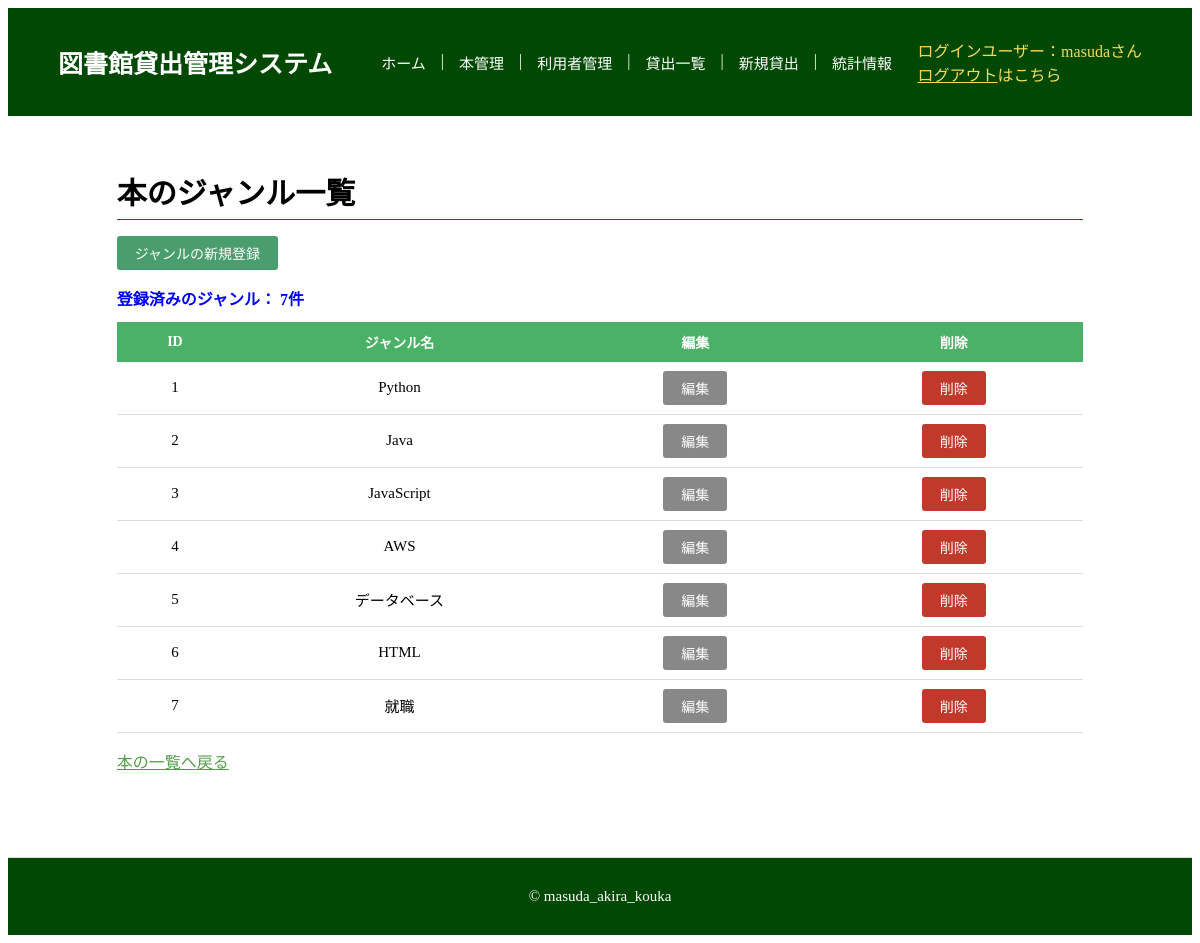
The app's page /book_genres/book_genres_list (signed in) with its own data.
### models.py (models this page shows, shortened)
class LoginUser(db.Model, UserMixin):
    __tablename__ = "login_users"
    id = db.Column(db.Integer, primary_key=True)
    username = db.Column(db.String(30), unique=True, nullable=False, index=True)
    email = db.Column(db.String(255), unique=True, nullable=False, index=True)
    password_hash = db.Column(db.String(255), nullable=False)
    created_at = db.Column(db.DateTime, default=datetime.now)
    updated_at = db.Column(db.DateTime, default=datetime.now, onupdate=datetime.now)
    @property
    def password(self):
        raise AttributeError("読み取り不可")

class BookGenre(db.Model):
    __tablename__ = "book_genres"
    genre_id = db.Column(db.Integer, primary_key=True)
    genre_name = db.Column(db.String(255), nullable=False)
    genre_borrowed_count = db.Column(db.Integer, nullable=False, default=0)

### application/book_genres/views.py (the view)
@book_genres.route("/book_genres_list")
@login_required
def book_genres_list():
    book_genres = BookGenre.query.all()
    form = DeleteForm()
    book_genres_pag,page,total_pages = pagination(book_genres)
    return render_template("book_genres/list.html",
                           book_genres_all=book_genres,
                           book_genres=book_genres_pag,
                           page=page,
                           total_pages=total_pages,
                           form=form)

### application/book_genres/forms.py
class DeleteForm(FlaskForm):
    submit = SubmitField("削除")

### app.py (called while the page is built)
@app.before_request
def load_user():
    user_id = session.get('_user_id')
    if user_id is None:
        g.user = None
    else:
        g.user = LoginUser.query.get(user_id)

### application/kyotu.py (called while the page is built)
def pagination(db):
    page = request.args.get("page", default=1, type=int)
    per_page = 10
    total = len(db)
    total_pages = (total + per_page - 1) // per_page
    if page < 1:
        page = 1
    if total_pages > 0 and page > total_pages:
        page = total_pages
    start = (page - 1) * per_page
    end = start + per_page
    db_list = db[start:end]
    return db_list, page, total_pages

### models.py (called while the page is built)
@login_manager.user_loader
def load_user(user_id):
    return LoginUser.query.get(user_id)

### templates/book_genres/list.html (shortened to what this page needs)
{% extends "base.html" %}
{% block content %}
<h2 class="site-h2">本のジャンル一覧</h2>
<p><a href="{{ url_for('book_genres.book_genres_new') }}" class="btn btn-primary">ジャンルの新規登録</a></p>
<div class="message-box">登録済みのジャンル：
    {{ book_genres_all| length}}件
</div>
{% if book_genres %}
<table class="mt-16">
    <tr>
        <th>ID</th>
        <th>ジャンル名</th>
        <th>編集</th>
        <th>削除</th>
    </tr>
    {% for genre in book_genres %}
    <tr>
        <td>{{ genre.genre_id }}</td>
        <td>{{ genre.genre_name }}</td>
        <td>
            <a href="{{ url_for('book_genres.book_genres_update', id=genre.genre_id) }}" class="btn btn-secondary">編集</a>
        </td>
        <td>
            <form method="post" action="{{ url_for('book_genres.book_genres_delete', id=genre.genre_id) }}">
                {{ form.submit(class="btn btn-danger", onclick="return confirm('削除しますか？')") }}
            </form>
        </td>
    </tr>
    {% endfor %}
</table>
<p><a href="{{ url_for('books.books_list') }}">本の一覧へ戻る</a></p>
{% else %}
<p class="mt-16">ジャンルが登録されていません。</p>
{% endif %}
{% endblock %}

### templates/base.html (shortened to what this page needs)
<!DOCTYPE html>
<html lang="ja">
<head>
    <link rel="stylesheet" href="{{ url_for('static', filename='style.css') }}" />
</head>
<body class="site-body">
    <header class="site-header">
        <div class="header-inner">
            <span class="site-title">図書館貸出管理システム</span>
            <nav class="nav-links">
                <a href="{{ url_for('home') }}">ホーム</a>|
                <a href="{{ url_for('books.books_list') }}">本管理</a>|
                <a href="{{ url_for('users.users_list') }}">利用者管理</a>|
                <a href="{{ url_for('borrows.borrows_active_list') }}">貸出一覧</a>|
                <a href="{{ url_for('borrows.borrows_new') }}">新規貸出</a>|
                <a href="{{ url_for('ranking.ranking_list') }}">統計情報</a>
            </nav>
            {% if g.user %}
            <div class="user-info">
                <span>ログインユーザー：{{ g.user.username }}さん</span><br>
                <a href="{{ url_for('auth.logout') }}">ログアウト</a>はこちら
            </div>
            {% endif %}
        </div>
    </header>
    <main class="main-content">
        {% block content %}{% endblock %}
    </main>
    <footer class="site-footer">
        <p>&copy; masuda_akira_kouka</p>
    </footer>
</body>
</html>

### static/style.css (style rules this page uses)
.site-body { display: flex; flex-direction: column; min-height: 100vh; }
.site-header { background-color: #014902; padding: 30px 50px; }
.header-inner { display: flex; align-items: center; gap: 24px; flex-wrap: wrap; }
.main-content { flex: 1; width: 85%; margin: 28px auto; padding: 0 20px; box-sizing: border-box; }
.site-footer { text-align: center; padding: 15px; margin-top: 40px; border-top: 1px solid #ddd; font-size: 15px; color: white; background-color: #014902; }
.site-title { color: white; font-weight: bold; font-size: 25px; padding-right: 25px; }
.nav-links { display: flex; gap: 15px; flex: 1; color: white; }
.nav-links a { color: #fff; text-decoration: none; font-size: 15px; }
.user-info { align-items: center; gap: 12px; color: rgb(243, 220, 91); }
.user-info a { color: rgb(243, 220, 91); }
.site-h2 { font-size: 30px; margin-bottom: 16px; border-bottom: 1px solid #126d04; padding-bottom: 6px; }
.message-box { color: blue; font-weight: bold; }
table { width: 100%; border-collapse: collapse; margin-top: 12px; background-color: #fff; }
th { background-color: #4bb166; color: #fff; padding: 10px 12px; text-align: center; font-size: 14px; }
td { padding: 9px 12px; text-align: center; border-bottom: 1px solid #ddd; font-size: 15px; }
.btn { display: inline-block; padding: 7px 18px; border: none; border-radius: 3px; font-size: 14px; cursor: pointer; text-decoration: none; }
.btn-primary { background-color: #4a9e6d; color: #fff; }
.btn-secondary { background-color: #888; color: #fff; }
.btn-danger { background-color: #c0392b; color: #fff; }
a { color: #529e4a; }

### records on screen
LoginUser: user.username "masuda"
BookGenre: genre_id "1", genre_name "Python"
BookGenre: genre_id "2", genre_name "Java"
BookGenre: genre_id "3", genre_name "JavaScript"
BookGenre: genre_id "4", genre_name "AWS"
BookGenre: genre_id "5", genre_name "データベース"
BookGenre: genre_id "6", genre_name "HTML"
BookGenre: genre_id "7", genre_name "就職"

### other values on screen
{{ book_genres_all| length }} "7"
